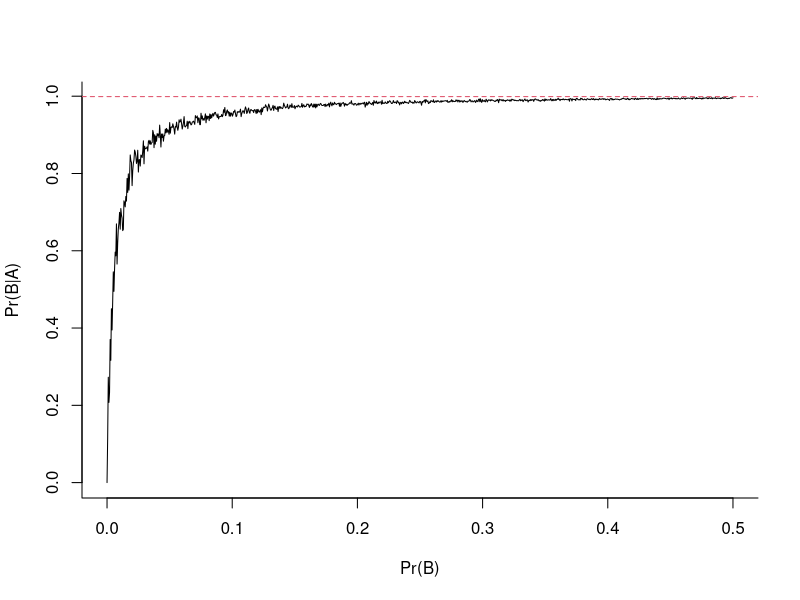

Generate this figure with R:
# Title     : Simulation Genetic Disorder
# Objective : Homework 1 - problem 11
# Created by: marcelacardenas
# Created on: 2/9/21

# A = person tests positive
# B = person has the disorder
# ~A = person tests negative (A-complement)
# ~B = person does not have disorder (B-complement)

#f simulates n tests to determine prob of B given A for any prob B
#for a known "prob of A given B" and known "prob of A given ~B"
f<-function(p){                    # function that assigns prob of B to p
n <- 10000                          # of tests
# create a sample of size n using elements of 0 and 1
# with probabilities of 1-p and p respectively
B <- sample(c(0,1), n, prob=c(1-p,p), replace=T)
sens <- 0.999                       # prob of A given B
spec <- 1 - 0.005                   # prob of ~A given ~B = 1 - prob of A given ~B
u <- runif(n)                       # n = Unif(0,1) r.v's
A <- ifelse(B==1, u<sens, u<1-spec) # generate A sample based on known info
nBA <- sum(B & A)                   # count occurrences of B intersect A
nA <- sum(A)                        # count occurrences of A
pBgivenA <- nBA/nA                  # calculate prob of B given A
return(pBgivenA)                   # return the result
}

# generate sequence of length x-values starting at from and ending at to
pgrid <- seq(from = 0.00, to = .5, length=1000)

# create container that will hold the y-values; default value is set to 0
y <- rep(0, 1000)

# calculate y-values for each x-value using function defined above
for(i in 1:1000)
  y[i] <- f(pgrid[i])

# create a plot of x (pgrid) and y (y) coordinates
# type indicates the type of graph to make "l" for line
# bty indicates the box type - "l" for L-shaped
# xlab and ylab are the labels for the x and y axes respectively
plot(pgrid, y, type="l", bty="l", xlab="Pr(B)", ylab="Pr(B|A)")

sens <- .999
# add horizontal line (y=sens) with lty (line type) of 2 (dashed)
# and color (col) of 2 (2nd color in the palette())
abline(h=sens,lty=2,col=2)

